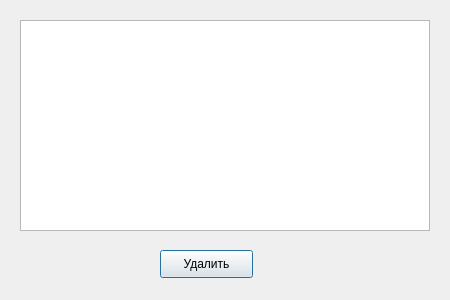
<?xml version="1.0" encoding="UTF-8"?>
<ui version="4.0">
 <class>Del_action</class>
 <widget class="QDialog" name="Del_action">
  <property name="geometry">
   <rect>
    <x>0</x>
    <y>0</y>
    <width>450</width>
    <height>300</height>
   </rect>
  </property>
  <property name="windowTitle">
   <string>Dialog</string>
  </property>
  <widget class="QTableView" name="tableView">
   <property name="geometry">
    <rect>
     <x>20</x>
     <y>20</y>
     <width>410</width>
     <height>211</height>
    </rect>
   </property>
  </widget>
  <widget class="QPushButton" name="pushButton_delete">
   <property name="geometry">
    <rect>
     <x>160</x>
     <y>250</y>
     <width>93</width>
     <height>28</height>
    </rect>
   </property>
   <property name="text">
    <string>Удалить</string>
   </property>
  </widget>
 </widget>
 <resources/>
 <connections/>
</ui>
